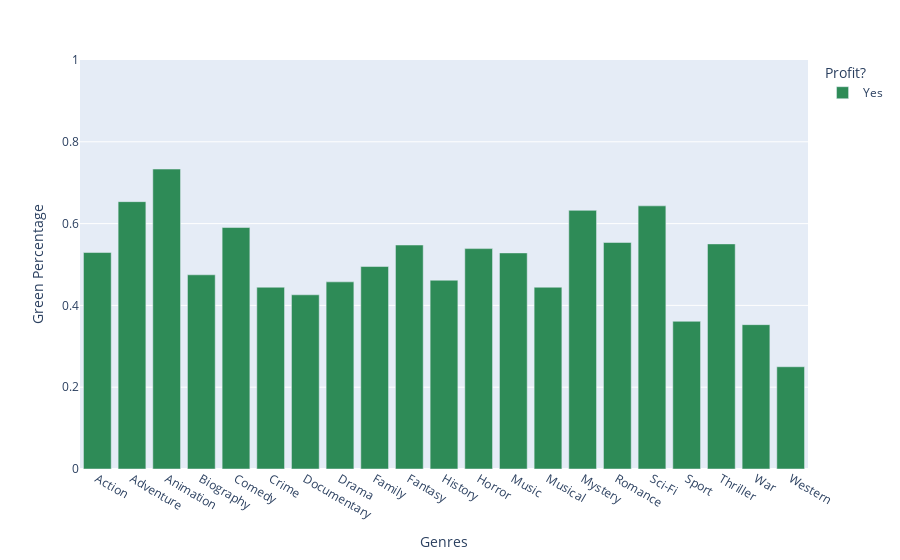

The code cell stored with this chart in its notebook:
### Code cell
genreProfitGreen = px.bar(df_green, x = 'genres', y = 'counts', color = 'Profit?', barmode = 'stack', color_discrete_map = {'Yes':'seagreen'}, range_y = [0,1])
genreProfitGreen.update_layout(yaxis_title='Green Percentage', xaxis_title='Genres')

### Figure 1 — Plotly figure (JSON) as saved in the notebook; plotly's stock layout.template omitted (floating-point values rounded to 4 significant figures)
{"data": [{"alignmentgroup": "True", "hovertemplate": "Profit?=Yes<br>genres=%{x}<br>counts=%{y}<extra></extra>", "legendgroup": "Yes", "marker": {"color": "seagreen"}, "name": "Yes", "offsetgroup": "Yes", "orientation": "v", "showlegend": true, "textposition": "auto", "type": "bar", "x": ["Action", "Adventure", "Animation", "Biography", "Comedy", "Crime", "Documentary", "Drama", "Family", "Fantasy", "History", "Horror", "Music", "Musical", "Mystery", "Romance", "Sci-Fi", "Sport", "Thriller", "War", "Western"], "xaxis": "x", "y": [0.5293, 0.6537, 0.7333, 0.4748, 0.5904, 0.4444, 0.4259, 0.4576, 0.495, 0.5476, 0.4615, 0.5389, 0.5283, 0.4444, 0.6324, 0.5538, 0.6434, 0.3611, 0.5504, 0.3529, 0.25], "yaxis": "y"}], "layout": {"barmode": "stack", "legend": {"title": {"text": "Profit?"}, "tracegroupgap": 0}, "margin": {"t": 60}, "xaxis": {"anchor": "y", "domain": [0, 1], "title": {"text": "Genres"}}, "yaxis": {"anchor": "x", "domain": [0, 1], "range": [0, 1], "title": {"text": "Green Percentage"}}}}
